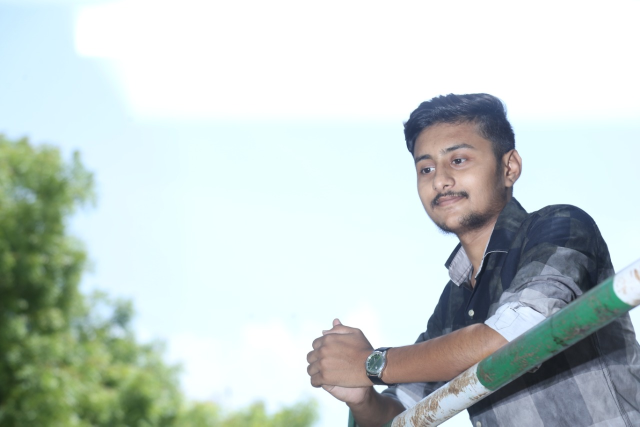
%> input picture CVIP/LABS/Practices/1.jpeg, 1280 x 853 px (shown at 1/2 size)
$ octave LaplacianOfGaussian.m   (GNU Octave 9; MATLAB toolbox functions it lacks are replaced by stand-ins)
%> lines starting %> are read from the running program, lines starting %| are printed output that depends on the picture
### B Tech/IP/129_ImageProcessing/my_filter.m
function s = my_filter(r,kernel)
  [M,N] = size(r);
  [m,n] = size(kernel);
  a = (m-1)/2;
  b = (n-1)/2;
  new_imsize = zeros(M + 2*a,N + 2*b);
  new_imsize(1+a:M+a,1+b:N+b) = r;
  sub_image = ((1/(m*n)).*ones(m,n));
  s = zeros(size(r));
  for i = 1+a:M+a,
    for j = 1+b:N+b,
      k = new_imsize(i-a:i+a,j-b:j+b);
      s(i-a,j-b) = sum(sum(k.*kernel));
    endfor
  endfor
endfunction

### CVIP/LABS/Practices/LaplacianOfGaussian.m
close all;
clc;
clear;
pkg load image;

img = imread("1.jpeg");
%> img is the input picture: size 853x1280x3 uint8; mean R, G, B 197, 208.5, 205.4
img = rgb2gray(img);
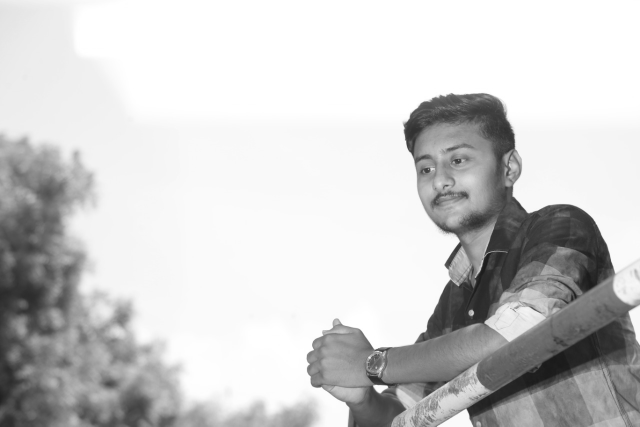
%> img: size 853x1280 uint8 (shown at 1/2 size); min 24, max 255, mean 204.8
img = imresize(img, [240, 240]);
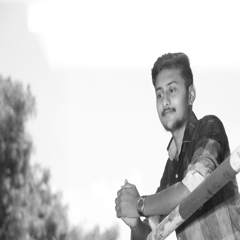
%> img: size 240x240 uint8; min 24, max 255, mean 204.8
img = im2double(img);
%> img: size 240x240 double

figure;
subplot(1,2,1);
imshow(img);

mask = [ 0, 0, -1, 0, 0;
         0, -1, -2, -1, 0;
         -1, -2, 16, -2, -1;
         0, -1, -2, -1, 0;
         0, 0, -1, 0,0;];

lines = my_filter(img, mask);
%> in my_filter, `new_imsize(1+a:M+a,1+b:N+b) = r;`:
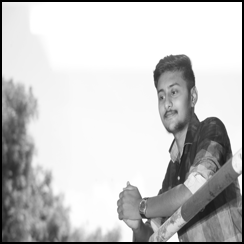
%> new_imsize: size 244x244 double; min 0, max 1, mean 0.777
%> after the loop in my_filter, `for i = 1+a:M+a,`:
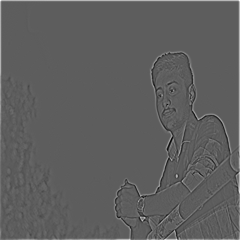
%> s: size 240x240 double; min -5.18, max 8.95, mean 0.0745; drawn with min black and max white
subplot(1,2,2);
imshow(lines);
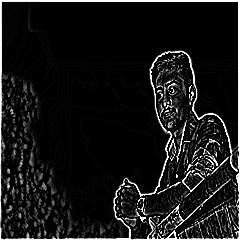
%> displayed picture: size 240x240, on the screen's scale of 0 to 255; min 0, max 255, mean 23

$ run again, with CVIP/LABS/Practices/6.jpg copied over CVIP/LABS/Practices/1.jpeg
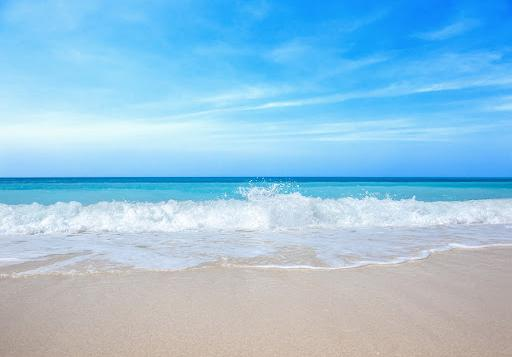
%> input picture CVIP/LABS/Practices/6.jpg, 512 x 357 px
%> img is the input picture: size 357x512x3 uint8; mean R, G, B 148.9, 196.1, 224.1
%> after the loop in my_filter, `for i = 1+a:M+a,`:
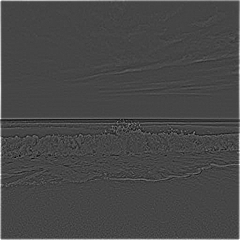
%> s: size 240x240 double; min -2.14, max 5.68, mean 0.0667; drawn with min black and max white
%> `imshow(lines);`:
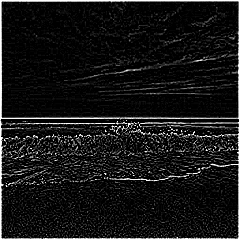
%> displayed picture: size 240x240, on the screen's scale of 0 to 255; min 0, max 255, mean 23.4

$ run again, with CVIP/LABS/Practices/8.jpg copied over CVIP/LABS/Practices/1.jpeg
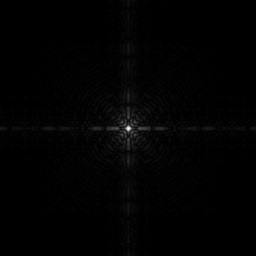
%> input picture CVIP/LABS/Practices/8.jpg, 256 x 256 px
%> img is the input picture: size 256x256x3 uint8; min 0, max 255, mean 2.1
%> after the loop in my_filter, `for i = 1+a:M+a,`:
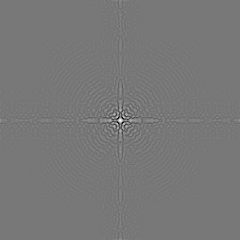
%> s: size 240x240 double; min -2.97, max 3.34, mean 0.000297; drawn with min black and max white
%> `imshow(lines);`:
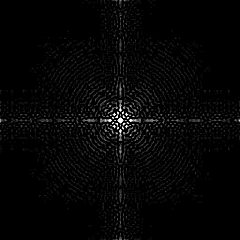
%> displayed picture: size 240x240, on the screen's scale of 0 to 255; min 0, max 255, mean 5.8

$ run again, with CVIP/LABS/Practices/9.jpg copied over CVIP/LABS/Practices/1.jpeg
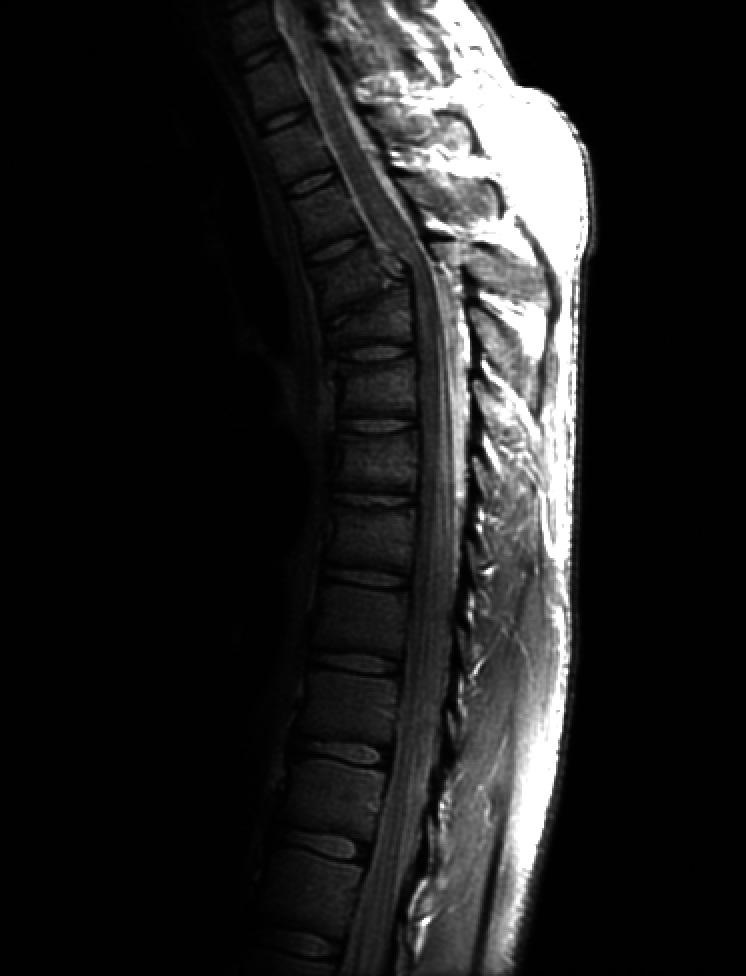
%> input picture CVIP/LABS/Practices/9.jpg, 746 x 976 px
%> img is the input picture: size 976x746x3 uint8; min 0, max 255, mean 32.6
%> after the loop in my_filter, `for i = 1+a:M+a,`:
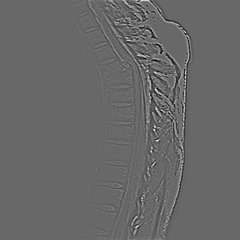
%> s: size 240x240 double; min -5.38, max 7.72, mean 0.00371; drawn with min black and max white
%> `imshow(lines);`:
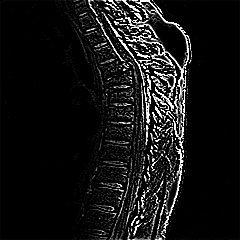
%> displayed picture: size 240x240, on the screen's scale of 0 to 255; min 0, max 255, mean 20
